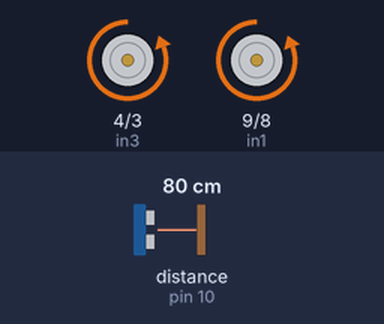
Simulated run of this sketch. Board: Arduino Uno, built with avr-gcc and run on an emulated ATmega328P. Parts: motor-driver pin pairs drawn as motors (green arrow = first pin HIGH = forward, orange = second pin HIGH = backward, longer = more drive). Wiring (inferred from the names in the program): ultrasonic range finder: trigger pin 11; echo pin 10. The inputs (shaded band) are chosen by the test bench; at power-on: distance to the obstacle (sensor on pin 10) 80 cm. The echo pulse lasts 58.3 µs per cm.

Above: at 1.2 s.
1.3 s: distance to the obstacle (sensor on pin 10) set to 34 cm
2.8 s: distance to the obstacle (sensor on pin 10) set to 27 cm
At 3.6 s:
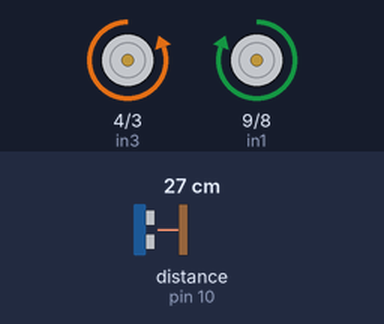
4.3 s: distance to the obstacle (sensor on pin 10) set to 35 cm
At 4.9 s:
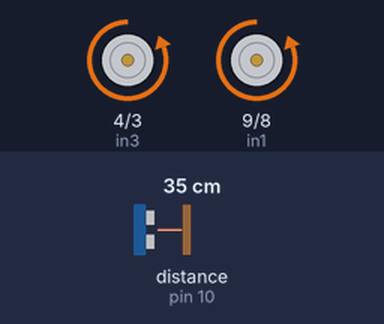
5.8 s: distance to the obstacle (sensor on pin 10) set to 2 cm
At 6.4 s:
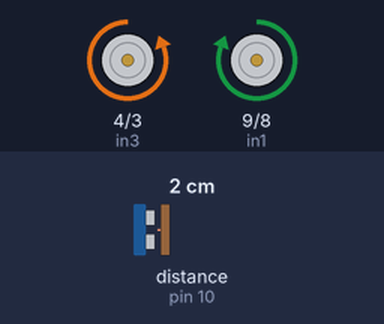
Timing chart, 0 to 8.3 s (numbered marks = the images above; inputs shaded):
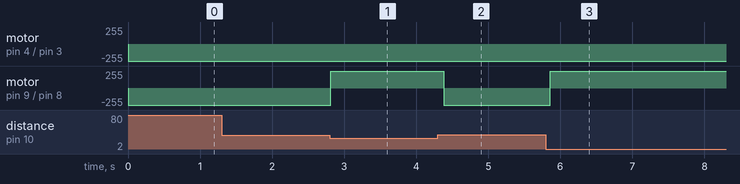

Measured:
- the behaviour switches between 31 and 30 cm on distance to the obstacle (sensor on pin 10) (found by bisection; images 0 and 1)
- after the input at 1.3 s, every drawn part: stays the same
- after the input at 2.8 s, motor on pin 9 (in1) / pin 8 (in2): backward 255/255 → forward 255/255 at once
- after the input at 4.3 s, motor on pin 9 (in1) / pin 8 (in2): forward 255/255 → backward 255/255 after 0.08 s
- after the input at 5.8 s, motor on pin 9 (in1) / pin 8 (in2): backward 255/255 → forward 255/255 after 0.06 s

The sketch:

Roverduino.ino
```cpp
const int trigPin = 11;
const int echoPin = 10;
const int in1 = 9;
const int in2 = 8;
const int in3 = 4;
const int in4 = 3;

long duration, distance;

void setup()
{
  pinMode(trigPin, OUTPUT);
  pinMode(echoPin, INPUT);
  pinMode (in1, OUTPUT);
  pinMode (in2, OUTPUT);
  pinMode (in3, OUTPUT);
  pinMode (in4, OUTPUT);
}

void loop()
{
  // Reset pulse
  digitalWrite(trigPin, LOW);
  delayMicroseconds(3);
  digitalWrite(trigPin, HIGH);
  delayMicroseconds(12);
  digitalWrite(trigPin, LOW);

  // Check for distance
  duration = pulseIn(echoPin, HIGH);
  distance = duration/58.2;
  if(distance < 30)
  {
    // Obstacle found
    // Rotate rover
    digitalWrite(in1, HIGH);
    digitalWrite(in2, LOW);
  }
  else
  {
    // Move forward
    digitalWrite(in1, LOW);
    digitalWrite(in2, HIGH);
  }

  digitalWrite(in3, LOW);
  digitalWrite(in4, HIGH);

  delay(90);
}
```
